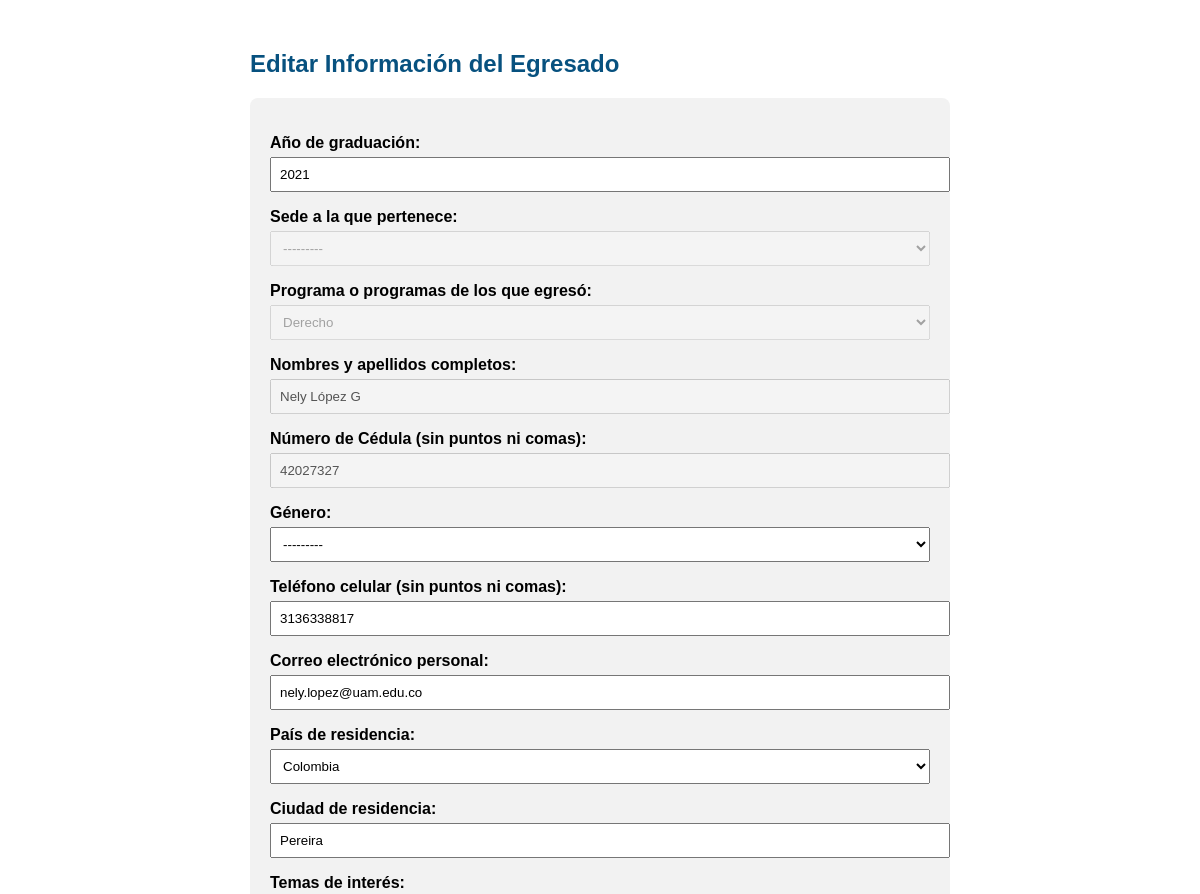
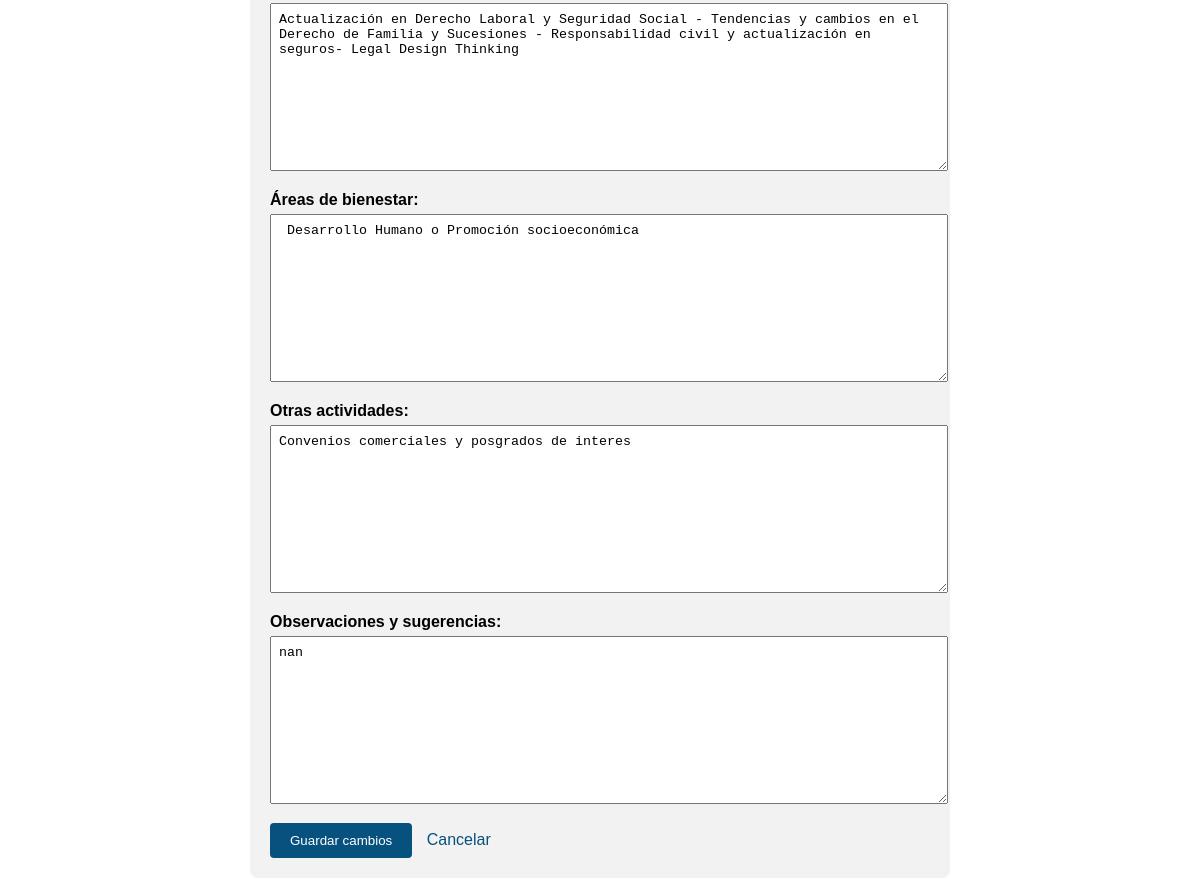
The app's page /formulario/editar/1127/ with its own data (2 pictures, top to bottom).
### formulario/models.py (models this page shows)
class DatosUsuario(models.Model):
    user = models.OneToOneField(User, on_delete=models.CASCADE)
    AñoGraduacion = models.IntegerField()
    sede = models.CharField(max_length=100, choices=[
        ('Medellín', 'Medellín'),
        ('Pereira', 'Pereira'),
        ('Centro Tutorial Rionegro', 'Centro Tutorial Rionegro'),
        ('Centro Tutorial Apartadó', 'Centro Tutorial Apartadó'),
    ])
    programa = models.CharField(max_length=100, choices=[
        ('Administración de Empresas', 'Administración de Empresas'),
        ('Administración de Mercadeo', 'Administración de Mercadeo'),
        ('Administración de Negocios Internacionales', 'Administración de Negocios Internacionales'),
        ('Administración de Obras Civiles', 'Administración de Obras Civiles'),
        ('Administración Turística y Hotelera', 'Administración Turística y Hotelera'),
        ('Derecho', 'Derecho'),
        ('Especialización en Gerencia de Mercadeo', 'Especialización en Gerencia de Mercadeo'),
        ('Especialización en gerencia del talento Humano', 'Especialización en gerencia del talento Humano'),
        ('Especialización en Evaluación y Gerencia de Proyectos', 'Especialización en Evaluación y Gerencia de Proyectos'),
        ('Especialización en Rehabilitación Cardiopulmonar', 'Especialización en Rehabilitación Cardiopulmonar'),
        ('Especialización de Sanidad Animal', 'Especialización de Sanidad Animal'),
        ('Ingeniería Administrativa', 'Ingeniería Administrativa'),
        ('Ingeniería de software', 'Ingeniería de software'),
        ('Medicina', 'Medicina'),
        ('Medicina Veterinaria y Zootecnia', 'Medicina Veterinaria y Zootecnia'),
        ('Odontología', 'Odontología'),
        ('Profesional en Mercadeo y Publicidad', 'Profesional en Mercadeo y Publicidad'),
        ('Tecnología en Gestión Empresarial', 'Tecnología en Gestión Empresarial'),
        ('Tecnología en Laboratorio de Prótesis Dental', 'Tecnología en Laboratorio de Prótesis Dental'),
        ('Terapia Respiratoria', 'Terapia Respiratoria'),
    ])
    NombreCompleto = models.CharField(max_length=200)
    cedula = models.CharField(max_length=20)
    genero = models.CharField(max_length=10, choices=[
        ('Femenino', 'Femenino'),
        ('Masculino', 'Masculino'),
        ('Otro', 'Otro'),
    ])
    celular = models.CharField(max_length=20)
    correo = models.EmailField()
    pais = CountryField(blank_label='Seleccione un país')
    ciudad = models.CharField(max_length=100, blank=True)
    TemasEventos = models.TextField(blank=True)
    AreasBienestar = models.TextField(blank=True)
    OtrasActividades = models.TextField()
    observaciones = models.TextField(blank=True)
    fecha_actualizacion = models.DateTimeField(default=timezone.now)

### formulario/views.py (the view)
# urls.py: path('editar/<int:pk>/', views.datosusuario_editar, name='datosusuario_editar'),
def datosusuario_editar(request, pk):
    dato = get_object_or_404(DatosUsuario, pk=pk)
    if request.method == 'POST':
        form = DatosUsuarioForm(request.POST, instance=dato)
        if form.is_valid():
            form.save()
            return redirect('lista_usuarios')
    else:
        form = DatosUsuarioForm(instance=dato)
    return render(request, 'formulario/editar_egresado.html', {'form': form})

### formulario/templates/formulario/editar_egresado.html (shortened to what this page needs)
<!DOCTYPE html>
<html lang="es">
<head>
</head>
<body>
    <h2>Editar Información del Egresado</h2>
    <form method="post">
        {{ form.as_p }}
        <button type="submit">Guardar cambios</button>
        <a href="{% url 'lista_usuarios' %}">Cancelar</a>
    </form>
</body>
</html>

### formulario/templates/formulario/editar_egresado.html (style rules this page uses)
body { font-family: Arial, sans-serif; padding: 30px; max-width: 700px; margin: auto; }
h2 { color: #07517f; }
form { background: #f2f2f2; padding: 20px; border-radius: 8px; }
form p { margin-bottom: 15px; }
label { font-weight: bold; }
input, select, textarea { width: 100%; padding: 8px; margin-top: 5px; }
button { background-color: #07517f; color: white; padding: 10px 20px; border: none; border-radius: 4px; cursor: pointer; }
a { margin-left: 10px; color: #07517f; text-decoration: none; }

### records on screen
DatosUsuario: AñoGraduacion "2021", sede "---------", programa "Derecho", NombreCompleto "Nely López G", cedula "42027327", genero "---------", celular "3136338817", correo "nely.lopez@uam.edu.co", pais "Colombia", ciudad "Pereira", TemasEventos "Actualización en Derecho Laboral y Seguridad Social - Tendencias y cambios en el Derecho de Familia y Sucesiones - Responsabilidad civil y actualización en seguros- Legal Design Thinking", AreasBienestar "Desarrollo Humano o Promoción socioeconómica", OtrasActividades "Convenios comerciales y posgrados de interes", observaciones "nan"
